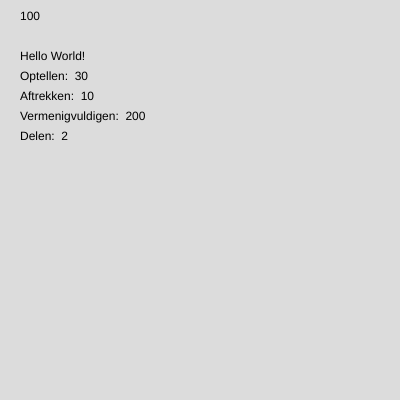
Frame 1 (no input)
Frame 2 (the mouse pressed at the canvas centre, redrawn once): identical to frame 1, image omitted

The p5.js sketch that drew this single still picture (run headless with seeded random() and noise() and a simulated clock; the mouse was pressed at the canvas centre and the sketch redrawn once):

// p5.js sketch
// ── sketch.js
function setup() {
  createCanvas(400, 400);
}

function draw() {
  background(220);

  let x = 100
  let y = 80
  let greeting = "Hello World!"
  let a = 20
  let b = 10
  let optellen = a + b
  let aftrekken = a - b
  let vermenigvuldigen = a * b
  let delen = a / b

  text(x, 20, 20);
  text(greeting, 20, 60);

  text("Optellen:  " + optellen, 20, y);
  noLoop(y = y + 20);
  text("Aftrekken:  " + aftrekken, 20, y);
  noLoop(y = y + 20);
  text("Vermenigvuldigen:  " + vermenigvuldigen, 20, y);
  noLoop(y = y + 20);
  text("Delen:  " + delen, 20, y);
  //Ik heb het gemaakt zodat het elke keer noloop doet want anders rent het code weg.
  //ik heb de berekeningen met +, -, * en / gedaan en met variable gewerkt.
}
